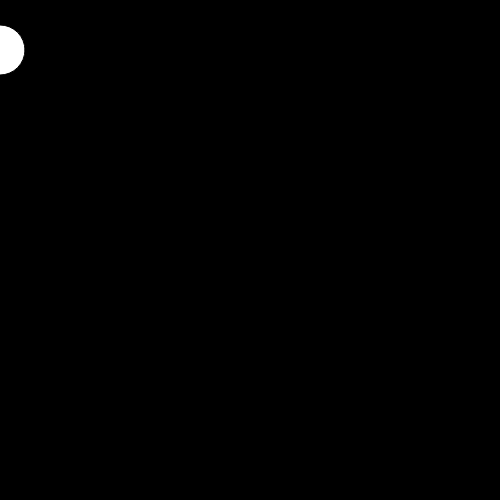
Frame 1 (no input)
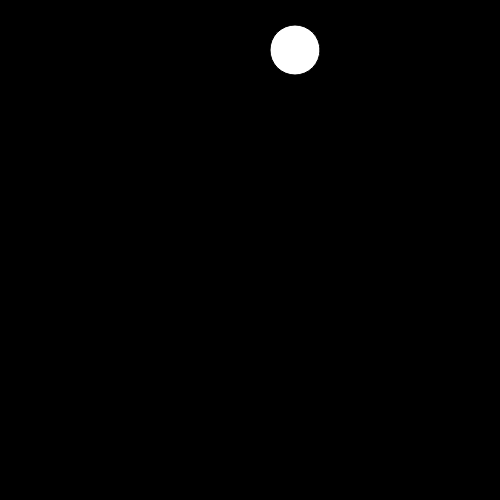
Frame 60 (no input)
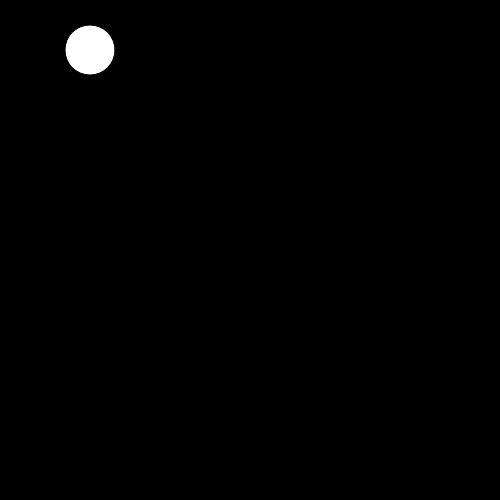
Frame 120 (the mouse pressed at the canvas centre since frame 60)

The p5.js sketch that drew these frames (run headless with seeded random() and noise() and a simulated clock; from frame 60 on, the mouse is pressed at the canvas centre):

// p5.js sketch
// ── sketch.js
var x = 0
var y = 50

function setup() {
  createCanvas(500,500)
}

function draw() {
  
  background(0)
  ellipse(x,y,50,50)
  
  x = x + 5
  
  if ( x > 500 ) {
    x = 0
  }
  
}
